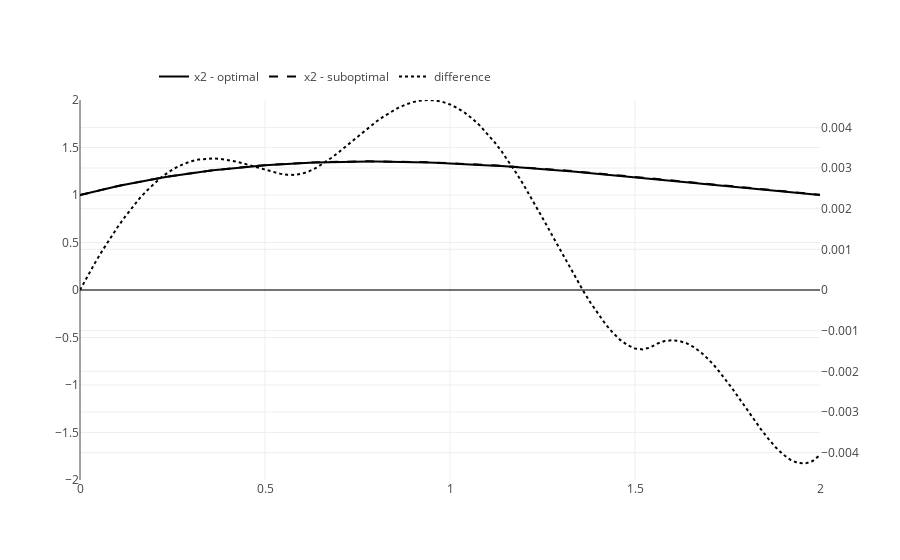

This figure's notebook cell:
### Code cell
iplot(
    go.Figure(
        data=[
            fig_optimal_state,
            fig_suboptimal_state,
            fig_difference_state
        ],
        layout=go.Layout(
            legend=dict(orientation="h", x=0.1, y=1.1),
            xaxis=dict(
                range=(optimal_model.t0, optimal_model.t1)
            ),
            yaxis1=dict(
                range=(-2, 2)
            ),
            yaxis2=dict(
                range=(-max_dif, max_dif),
                overlaying="y1",
                side="right"
            )
        )
    )
)
